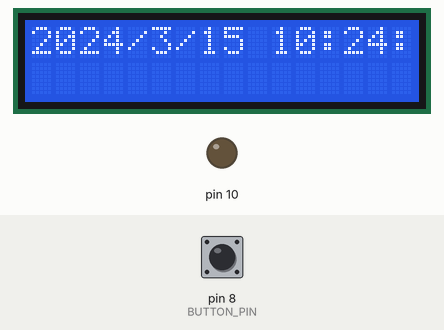
This sketch was run on a simulated Arduino Uno, built with avr-gcc and run on an emulated ATmega328P. Shown: 16×2 character LCD, output pins drawn as LEDs (lit = HIGH). The test bench sets the inputs (shaded band); at power-on: pin 8 (BUTTON_PIN) HIGH. The local clock reads 2024-03-15 10:24:30 at power-on unless the sketch sets it; storage starts empty; what the sketch prints to the serial monitor is not drawn.

Above: at 1.2 s.
1.3 s: pin 8 (BUTTON_PIN) pulled LOW for 1.2 s
At 2.8 s:
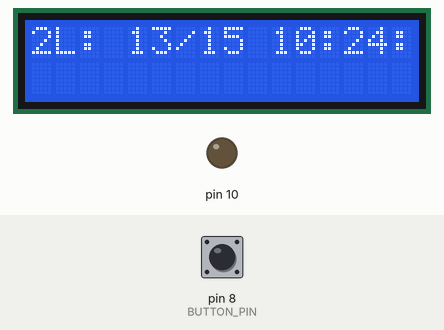
4.6 s: pin 8 (BUTTON_PIN) pulled LOW for 1.2 s
At 5.9 s:
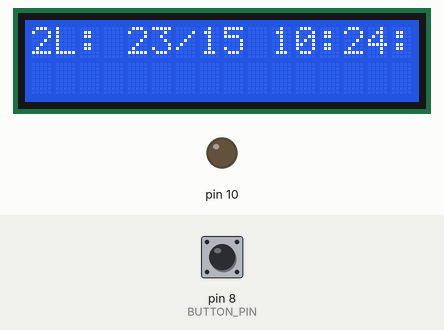
7.6 s: pin 8 (BUTTON_PIN) pulled LOW for 3.2 s
At 8.8 s:
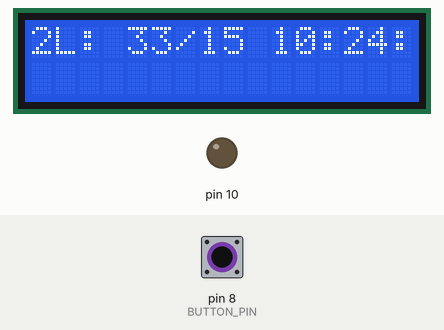
Timing chart, 0 to 10.6 s (numbered marks = the images above; inputs shaded):
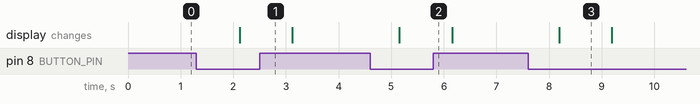

The sketch:

sketch_nov16b.ino
```cpp
// Date and time functions using a DS1307 RTC connected via I2C and Wire lib

#include <Wire.h>
#include "RTClib.h"
#include <SD.h>

#include <LiquidCrystal.h>

RTC_DS1307 RTC;

#define BUTTON_PIN  8

const int chipSelect = 4;
boolean buttonWasUp = true;  // была ли кнопка отпущена?
int spoonsCount = 0;  // была ли кнопка отпущена?


// initialize the library with the numbers of the interface pins
LiquidCrystal lcd(7, 6, 5, 4, 3, 2);

void setup () {
    Serial.begin(57600);
    Wire.begin();
    RTC.begin();

    pinMode(BUTTON_PIN, INPUT_PULLUP);

    lcd.begin(16, 2);

  if (! RTC.isrunning()) {
    Serial.println("RTC is NOT running!");
    // following line sets the RTC to the date & time this sketch was compiled
    RTC.adjust(DateTime(__DATE__, __TIME__));
  }

  pinMode(10, OUTPUT);

  if (!SD.begin(chipSelect)) {
      Serial.println("Card failed, or not present");
      // don't do anything more:
      return;
    }

}

void loop () {

    DateTime now = RTC.now();

    String dataString = "";

    dataString += now.year();
    dataString += '/';
    dataString += now.month();
    dataString += '/';
    dataString += now.day();
    dataString += ' ';
    dataString += now.hour();
    dataString += ':';
    dataString += now.minute();
    dataString += ':';
    dataString += now.second();


    lcd.setCursor(0, 0);
    lcd.print(dataString);


    boolean buttonIsUp = digitalRead(BUTTON_PIN);

    Serial.println(buttonIsUp);

    if (buttonWasUp && !buttonIsUp) {
      delay(10);

      buttonIsUp = digitalRead(BUTTON_PIN);
      if (!buttonIsUp) {

        spoonsCount++;

        File dataFile = SD.open("food.log", FILE_WRITE);

        if (dataFile) {


            lcd.setCursor(1, 0);
            lcd.print("L: ");
            lcd.print(spoonsCount);

            dataFile.print(dataString);
            dataFile.print(" +1");
            dataFile.println(spoonsCount);
            dataFile.close();
          }

       }

    }

    buttonWasUp = buttonIsUp;

    delay(1000);

}
```

Measured:
- after the input at 1.3 s, the display: changes after 0.82 s (image 1)
- after the input at 4.6 s, the display: changes after 0.55 s (image 2)
- after the input at 7.6 s, the display: changes after 0.59 s (image 3)
- what the display in image 3 shows lasts 1.0 s, from 8.2 s to 9.2 s
